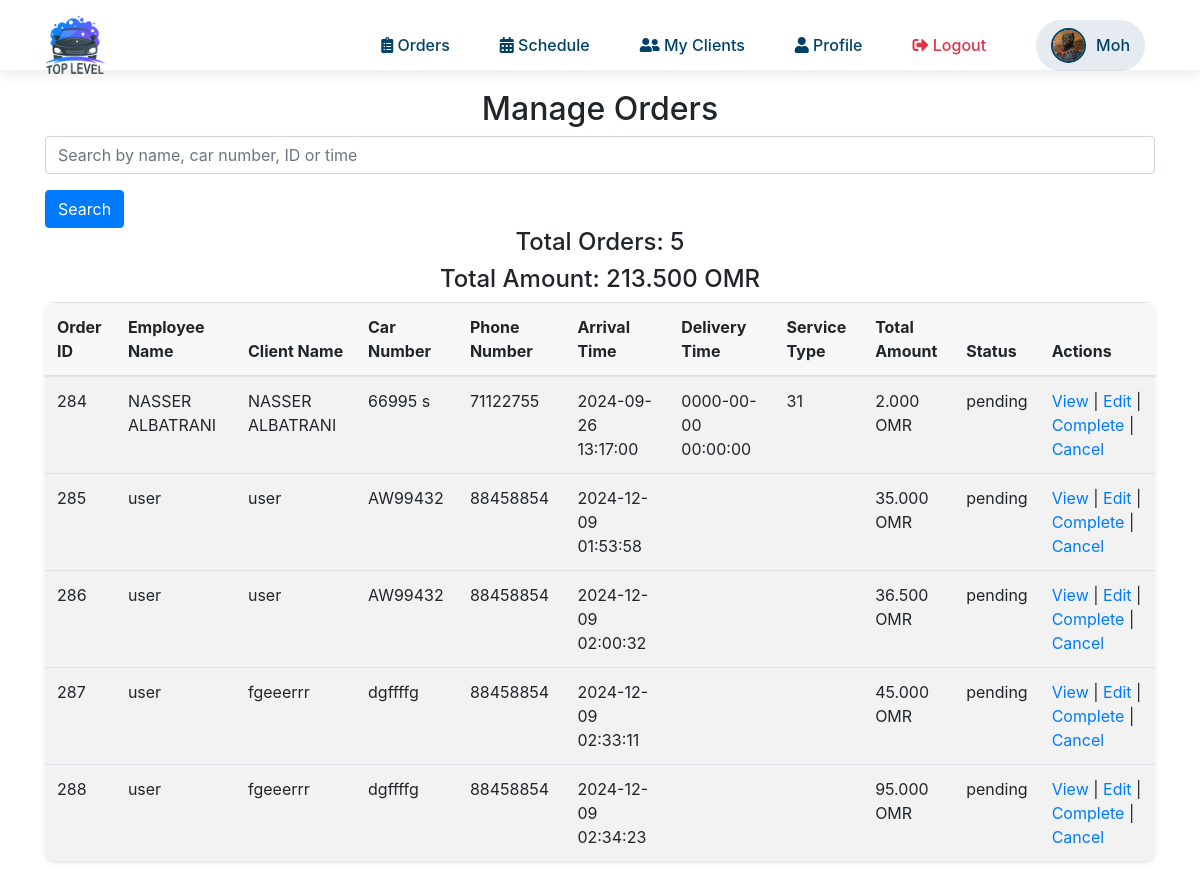
The page /OrderStatus.php (signed in) on the database as committed earlier.
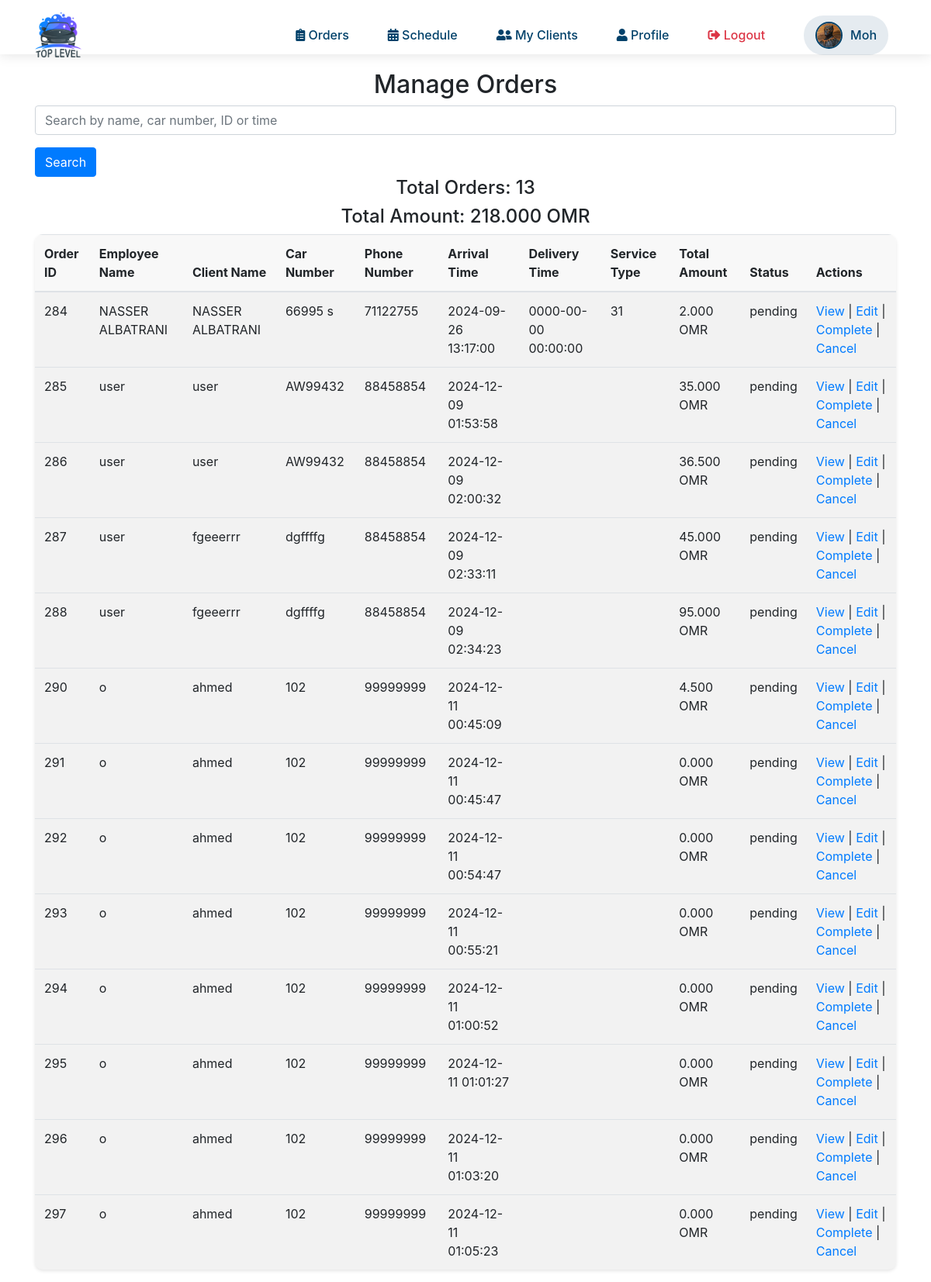
The same page on the database as committed later.
### tables this page shows
CREATE TABLE `orders` (
  `id` int(11) NOT NULL,
  `client_car_id` int(11) DEFAULT NULL,
  `order_details` text DEFAULT NULL,
  `qrcode_path` varchar(255) DEFAULT NULL,
  `car_type` varchar(50) DEFAULT NULL,
  `employee_name` varchar(100) DEFAULT NULL,
  `client_name` varchar(100) DEFAULT NULL,
  `service_category` varchar(50) DEFAULT NULL,
  `services` text DEFAULT NULL,
  `car_number` varchar(50) DEFAULT NULL,
  `car_name` varchar(255) DEFAULT NULL,
  `phone_number` varchar(50) DEFAULT NULL,
  `arrival_time` datetime DEFAULT NULL,
  `delivery_time` datetime DEFAULT NULL,
  `total_amount` decimal(10,3) DEFAULT NULL,
  `notes` text DEFAULT NULL,
  `order_code` varchar(255) DEFAULT NULL,
  `deposit_amount` decimal(10,3) NOT NULL DEFAULT 0.000,
  `remaining_amount` decimal(10,3) NOT NULL DEFAULT 0.000,
  `installments` int(11) NOT NULL DEFAULT 0,
  `coupon_code` varchar(255) DEFAULT NULL,
  `coupon_discount` decimal(10,3) DEFAULT 0.000,
  `total_after_discount` decimal(10,3) DEFAULT 0.000,
  `status` enum('pending','completed','canceled') DEFAULT 'pending',
  `car_delivered` tinyint(1) NOT NULL DEFAULT 0,
  `car_delivery_time` datetime DEFAULT NULL,
  `extra_service_name` text DEFAULT NULL,
  `extra_service_price` text DEFAULT NULL
);

### OrderStatus.php (the view, shortened to what this page needs)
<?php
require 'db.php';
$search_query = "";
$filter_query = "WHERE status = 'pending'";
$total_orders = 0;
$total_amount = 0.0;
$sql = "SELECT * FROM orders $filter_query";
$result = $conn->query($sql);
if ($result->num_rows > 0) {
    while ($row = $result->fetch_assoc()) {
        $total_orders++;
        $total_amount += $row['total_amount'];
    }
    $result->data_seek(0);
}
?>
<!DOCTYPE html>
<html lang="en">
<head>
    <link rel="stylesheet" href="https://cdnjs.cloudflare.com/ajax/libs/font-awesome/5.15.4/css/all.min.css">
    <link rel="stylesheet" href="https://stackpath.bootstrapcdn.com/bootstrap/4.5.2/css/bootstrap.min.css">
</head>
<body>
    <?php include 'nav.php'; ?>
    <div class="container">
        <h2 class="text-center">Manage Orders</h2>
        <form method="POST" action="">
            <div class="form-group">
                <input type="text" name="search_query" class="form-control" placeholder="Search by name, car number, ID or time" value="<?php echo htmlspecialchars($search_query); ?>">
            </div>
            <button type="submit" class="btn btn-primary">Search</button>
        </form>
        <h4 class="text-center">Total Orders: <?php echo $total_orders; ?></h4>
        <h4 class="text-center">Total Amount: <?php echo number_format($total_amount, 3); ?> OMR </h4>
        <table class="table table-striped">
            <thead>
                <tr>
                    <th>Order ID</th>
                    <th>Employee Name</th>
                    <th>Client Name</th>
                    <th>Car Number</th>
                    <th>Phone Number</th>
                    <th>Arrival Time</th>
                    <th>Delivery Time</th>
                    <th>Service Type</th>
                    <th>Total Amount</th>
                    <th>Status</th>
                    <th>Actions</th>
                </tr>
            </thead>
            <tbody>
                <?php
                if ($result->num_rows > 0) {
                    while($row = $result->fetch_assoc()) {
                        echo "<tr>";
                        echo "<td>" . htmlspecialchars($row['id']) . "</td>";
                        echo "<td>" . htmlspecialchars($row['employee_name']) . "</td>";
                        echo "<td>" . htmlspecialchars($row['client_name']) . "</td>";
                        echo "<td>" . htmlspecialchars($row['car_number']) . "</td>";
                        echo "<td>" . htmlspecialchars($row['phone_number']) . "</td>";
                        echo "<td>" . htmlspecialchars($row['arrival_time']) . "</td>";
                        echo "<td>" . htmlspecialchars($row['delivery_time']) . "</td>";
                        echo "<td>" . htmlspecialchars($row['service_category']) . "</td>";
                        echo "<td>" . number_format($row['total_amount'], 3) . " OMR</td>";
                        echo "<td>" . htmlspecialchars($row['status']) . "</td>";
                        echo "<td>
                                 <a class='action-link' href='view_order.php?id=" . htmlspecialchars($row['id']) . "'>View</a> |
                                 <a class='action-link' href='edit_order.php?id=" . htmlspecialchars($row['id']) . "'>Edit</a> |
                                 <a class='action-link' href='update_status.php?id=" . htmlspecialchars($row['id']) . "&status=completed'>Complete</a> |
                                 <a class='action-link' href='update_status.php?id=" . htmlspecialchars($row['id']) . "&status=canceled'>Cancel</a>
                              </td>";
                        echo "</tr>";
                    }
                } else {
                    echo "<tr><td colspan='11' class='text-center'>No orders found</td></tr>";
                }
                ?>
            </tbody>
        </table>
    </div>
</body>
</html>

Rows that differ between the two databases and show on the page:
added orders: id "290", employee_name "o", client_name "ahmed", car_number "102", phone_number "99999999", arrival_time "2024-12-11 00:45:09", total_amount "4.500", status "pending"
added orders: id "291", employee_name "o", client_name "ahmed", car_number "102", phone_number "99999999", arrival_time "2024-12-11 00:45:47", total_amount "0.000", status "pending"
added orders: id "292", employee_name "o", client_name "ahmed", car_number "102", phone_number "99999999", arrival_time "2024-12-11 00:54:47", total_amount "0.000", status "pending"
added orders: id "293", employee_name "o", client_name "ahmed", car_number "102", phone_number "99999999", arrival_time "2024-12-11 00:55:21", total_amount "0.000", status "pending"
added orders: id "294", employee_name "o", client_name "ahmed", car_number "102", phone_number "99999999", arrival_time "2024-12-11 01:00:52", total_amount "0.000", status "pending"
added orders: id "295", employee_name "o", client_name "ahmed", car_number "102", phone_number "99999999", arrival_time "2024-12-11 01:01:27", total_amount "0.000", status "pending"
added orders: id "296", employee_name "o", client_name "ahmed", car_number "102", phone_number "99999999", arrival_time "2024-12-11 01:03:20", total_amount "0.000", status "pending"
added orders: id "297", employee_name "o", client_name "ahmed", car_number "102", phone_number "99999999", arrival_time "2024-12-11 01:05:23", total_amount "0.000", status "pending"
Other text that changed with them:
$total_orders: "5" → "13"
$total_amount: "213.500" → "218.000"
